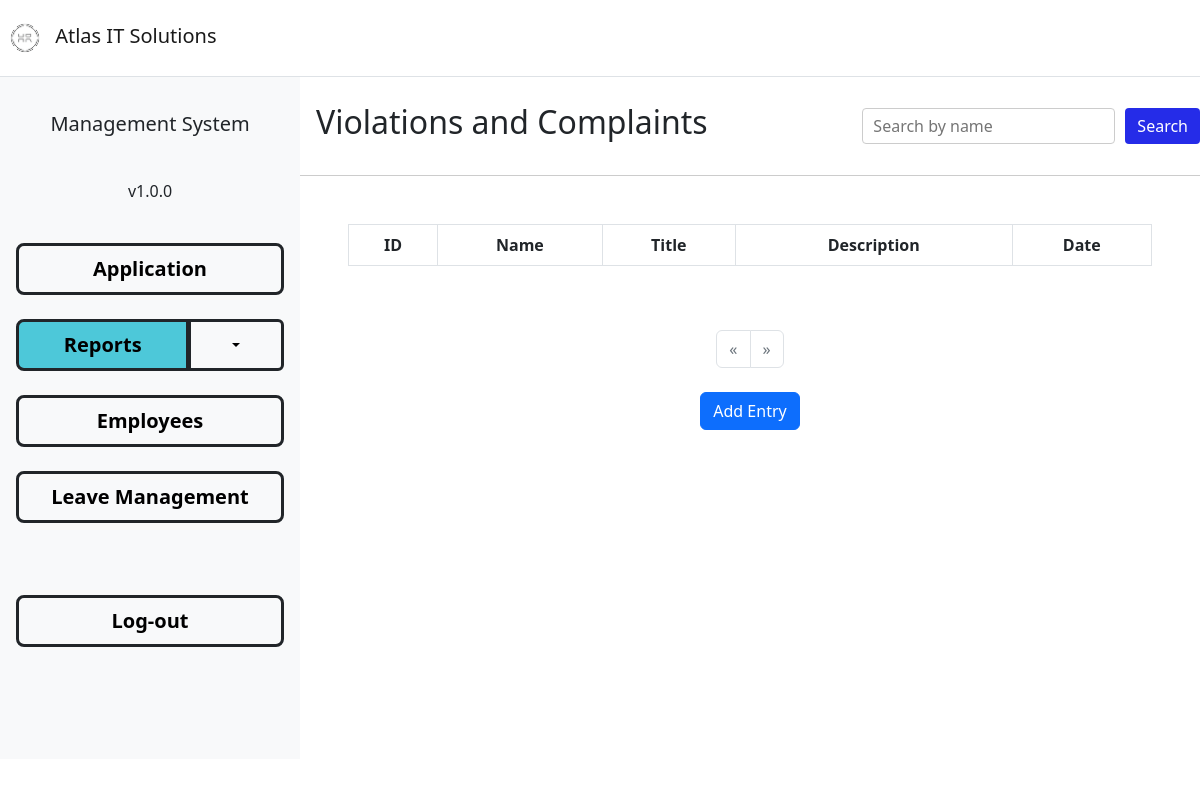
The page /hrms-inner/violations.php (signed in) on the database as committed earlier.
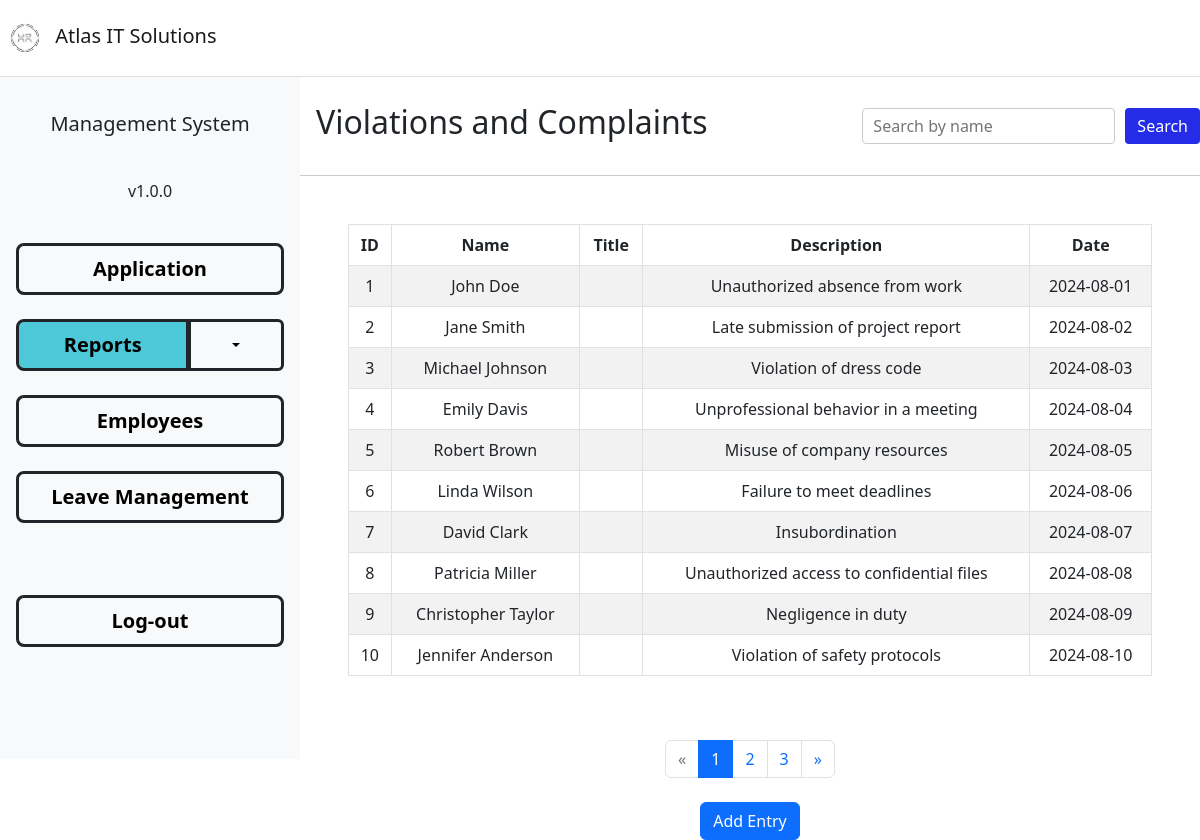
The same page on the database as committed later.
### tables this page shows
CREATE TABLE `viol` (
  `id` int(255) NOT NULL,
  `name` varchar(255) NOT NULL,
  `title` varchar(255) NOT NULL,
  `description` varchar(255) NOT NULL,
  `date` date NOT NULL
);

### hrms-inner/violations.php (the view, shortened to what this page needs)
<?php
require_once('../functions/db-conn.php');
if (isset($_SESSION['role']) == "Employee") {
  $entries_per_page = 10;
$search_query = isset($_GET['search']) ? trim($_GET['search']) : '';
$search_query = mysqli_real_escape_string($conn, $search_query);
$total_query = "SELECT COUNT(*) as total FROM applications WHERE flname LIKE '$search_query%'";
$query = "SELECT * FROM applications WHERE flname LIKE '$search_query%' LIMIT, $entries_per_page";
  $current_page = isset($_GET['page']) ? (int)$_GET['page'] : 1;
  $offset = ($current_page - 1) * $entries_per_page;
  $search_query = '';
  if (!empty($search_query)) {
    $total_query = "SELECT COUNT(*) as total FROM viol WHERE name LIKE '$search_query%'";
    $query = "SELECT * FROM viol WHERE name LIKE '$search_query%' LIMIT $offset, $entries_per_page";
  } else {
    $total_query = "SELECT COUNT(*) as total FROM viol";
    $query = "SELECT * FROM viol LIMIT $offset, $entries_per_page";
  }
  $total_result = mysqli_query($conn, $total_query);
  $total_row = mysqli_fetch_assoc($total_result);
  $total_entries = $total_row['total'];
  $total_pages = ceil($total_entries / $entries_per_page);
  $result = mysqli_query($conn, $query);
?>
<!DOCTYPE html>
<html lang="en">
<head>
  <link href="../css/styles.css" rel="stylesheet" />
</head>
<body>
  <nav class="navbar navbar-expand-lg navbar-light border-bottom">
    <a class="navbar-brand" href="#">
      <img src="../images/atlas2.png" style="width:50px; height:50px;" alt="Atlas IT Solutions">
      Atlas IT Solutions
    </a>
  </nav>
  <div class="container-fluid">
    <div class="d-flex">
      <div class="text-center bg-light w-25 h-100 d-grid p-3 gap-4 col-md-auto" style="background-color:#D9D9D9; word-wrap:break-word; overflow:auto;">
        <p class="lead pt-3">Management System</p>
        <p>v1.0.0</p>
        <a class="btn btn-lg btn-light btn-block border border-3 border-dark fw-bolder" href="application.php" role="button">Application</a>
        <div class="btn-group">
            <a class="btn btn-light btn-lg btn-block border border-3 border-dark fw-bolder" style="background-color: #4DC8D9;" href="reports.php"role="button">Reports</a>
            <button type="button" class="btn btn-light border-dark border border-3 dropdown-toggle dropdown-toggle-split" data-bs-toggle="dropdown" aria-expanded="false">
            </button>
        </div>
        <a class="btn btn-light btn-lg btn-block border border-3 border-dark fw-bolder" href="employees.php" role="button">Employees</a>
        <a class="btn btn-light btn-lg btn-block border border-3 border-dark fw-bolder" href="leaveman.php" role="button">Leave Management</a>
        <br>
        <a class="btn btn-light btn-lg btn-block border border-3 border-dark fw-bolder" href="main-page.html" role="button">Log-out</a>
        <br><br>
        <br>
      </div>
        <div class="container">
  <div class="header">
    <h2 class="p-3">Violations and Complaints</h2>
    <div class="search-container">
      <form class="search-form" method="get" action="violations.php">
        <input type="text" class="search-input" name="search" placeholder="Search by name" value="<?php echo htmlspecialchars($search_query); ?>">
        <button class="search-button" type="submit">Search</button>
      </form>
    </div>
  </div>
        <div class="p-5 table-responsive">
          <table class="table table-bordered table-striped">
            <thead class="thead-dark">
            <tr>
                <th scope="col" class="text-center">ID</th>
                <th scope="col" class="text-center">Name</th>
                <th scope="col" class="text-center">Title</th>
                <th scope="col" class="text-center">Description</th>
                <th scope="col" class="text-center">Date</th>
              </tr>
            </thead>
            <tbody>
              <?php
              while ($row = mysqli_fetch_assoc($result)) {
              ?>
                <tr>
                  <td class="text-center"><?php echo $row['id']; ?></td>
                  <td class="text-center"><?php echo $row['name']; ?></td>
                  <td class="text-center"><?php echo $row['title']; ?></td>
                  <td class="text-center"><?php echo $row['description']; ?></td>
                  <td class="text-center"><?php echo $row['date']; ?></td>
                </tr>
              <?php
              }
              ?>
            </tbody>
          </table>
        </div>
        <nav aria-label="Page navigation">
          <ul class="pagination justify-content-center">
            <li class="page-item <?php if ($current_page <= 1) echo 'disabled'; ?>">
              <a class="page-link" href="?page=<?php echo $current_page - 1; ?>" aria-label="Previous">
                <span aria-hidden="true">&laquo;</span>
              </a>
            </li>
            <?php for ($page = 1; $page <= $total_pages; $page++): ?>
            <li class="page-item <?php if ($page == $current_page) echo 'active'; ?>">
              <a class="page-link" href="?page=<?php echo $page; ?>&search=<?php echo $search_query; ?>"><?php echo $page; ?></a>
            </li>
            <?php endfor; ?>
            <li class="page-item <?php if ($current_page >= $total_pages) echo 'disabled'; ?>">
              <a class="page-link" href="?page=<?php echo $current_page + 1; ?>&search=<?php echo $search_query; ?>" aria-label="Next">
                <span aria-hidden="true">&raquo;</span>
              </a>
            </li>
          </ul>
        </nav>
        <div class="d-flex justify-content-center mt-4">
          <button type="button" class="btn btn-primary" data-bs-toggle="modal" data-bs-target="#fillUpModal">
              Add Entry
          </button>
        </div>
      </div>
    </div>
  </div>
</body>
</html>
<?php
} else {
header("Location: ../login/login.php");
}
?>

### hrms-inner/violations.php (style rules this page uses)
.header { width: 100%; text-align: left; padding: 10px 0; background-color: #fff; border-bottom: 1px solid #ccc; display: flex; align-items: center; justify-content: space-between; }
.search-form { display: flex; align-items: center; }
.search-input { border: 1px solid #ccc; border-radius: 4px; padding: 5px 10px; font-size: 16px; }
.search-button { background-color: #252ce8; border: none; color: white; padding: 6px 12px; font-size: 16px; margin-left: 10px; border-radius: 4px; cursor: pointer; }
.table { width: 100%; border-collapse: collapse; }
thead th { position: sticky; top: 0; background-color: #f8f9fa; z-index: 1; cursor: pointer; }

Rows that differ between the two databases and show on the page:
added viol: id "1", name "John Doe", description "Unauthorized absence from work", date "2024-08-01"
added viol: id "2", name "Jane Smith", description "Late submission of project report", date "2024-08-02"
added viol: id "3", name "Michael Johnson", description "Violation of dress code", date "2024-08-03"
added viol: id "4", name "Emily Davis", description "Unprofessional behavior in a meeting", date "2024-08-04"
added viol: id "5", name "Robert Brown", description "Misuse of company resources", date "2024-08-05"
added viol: id "6", name "Linda Wilson", description "Failure to meet deadlines", date "2024-08-06"
added viol: id "7", name "David Clark", description "Insubordination", date "2024-08-07"
added viol: id "8", name "Patricia Miller", description "Unauthorized access to confidential files", date "2024-08-08"
added viol: id "9", name "Christopher Taylor", description "Negligence in duty", date "2024-08-09"
added viol: id "10", name "Jennifer Anderson", description "Violation of safety protocols", date "2024-08-10"
Other text that changed with them:
new list line: "1"
new list line: "2"
new list line: "3"
